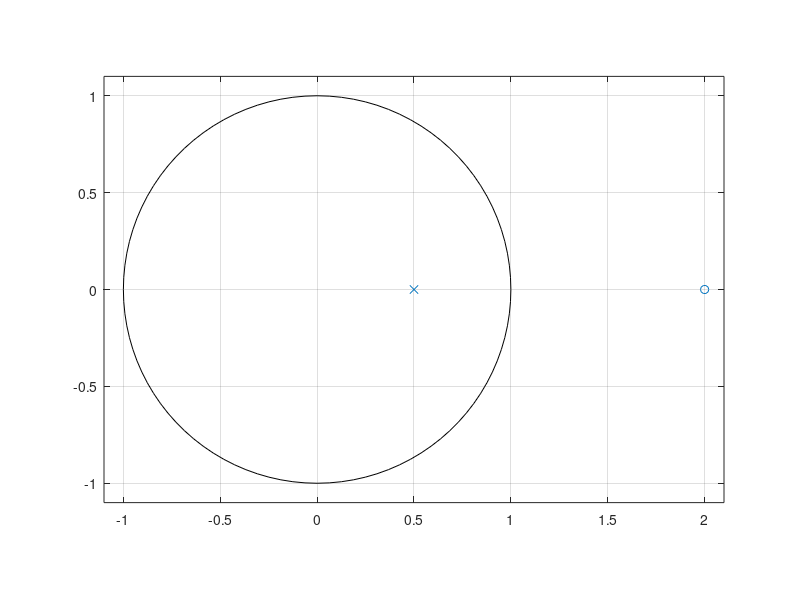

The MATLAB source for this figure:
%
pkg load control;
pkg load signal;
clear all;
clc;
close all;
%If a=0.5, we obtain the pole/zero plot with Matlab/Octave,
a=0.5;
%the numerator polynomial of H_AP
B=[-a' 1];  
%the denominator polynomial      
A=[1 -a];         
%plot the pole/zero diagram
zplane(B,A);
%have equal aspect ratio
axis([-1.1 2.1 -1.1 1.1],'equal') 
%In this plot, the cross at 0.5 is the pole, and the circle at 2 is the zero.